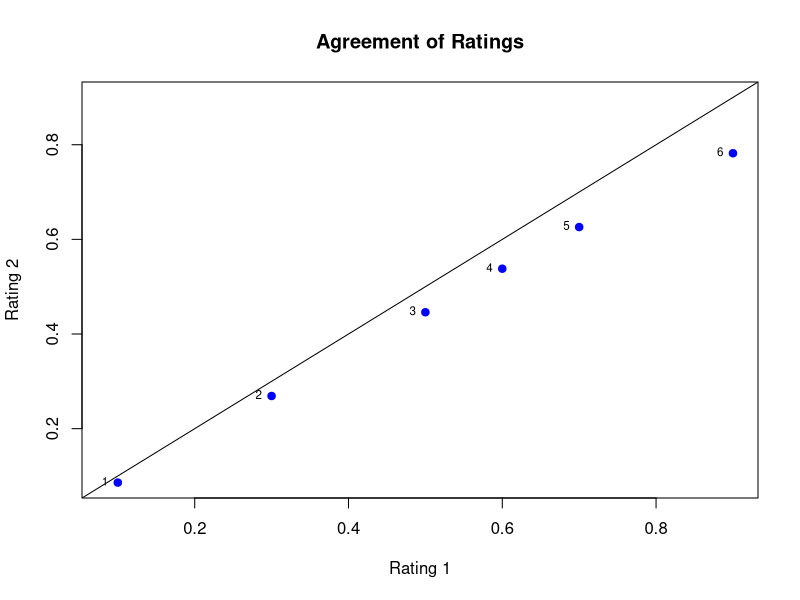

Recreate this plot in R.
# Agreement Plot Example
# Derek R. Blanchette

#Load the measurements from the Formaldehyde data set
data("Formaldehyde")

#Data wrangling
rating1 <- Formaldehyde[,1]
rating2 <- Formaldehyde[,2] 
ID <- seq(1:6)
ratings <- as.data.frame(cbind(ID, rating1, rating2))

#Create plot
plot(ratings$rating1,
     ratings$rating2,
     main = "Agreement of Ratings",
     xlim = c(min(ratings$rating1, ratings$rating2), max(ratings$rating1, ratings$rating2)),
     ylim = c(min(ratings$rating1, ratings$rating2), max(ratings$rating1, ratings$rating2)),
     xlab = "Rating 1",
     ylab = "Rating 2",
     pch = 19,
     col = "blue")

#Label samples
text(ratings$rating1, ratings$rating2, labels = ratings$ID, pos = 2, cex = 0.7)

#Add line of perfect agreement
abline(0,1)
